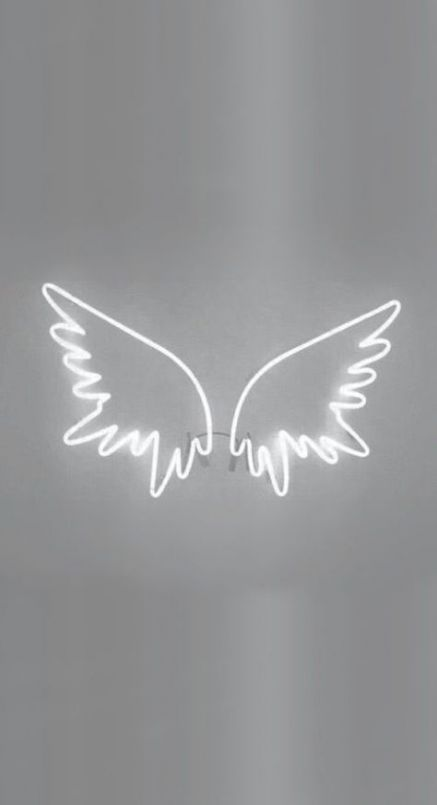
#> input picture dossier nsi hackaton/images/photohackathon.jpg, 437 x 805 px, found by its file name
$ python module1.py
#> lines starting #> are read from the running program, lines starting #| are printed output that depends on the picture
from PIL import Image
#from IPython.display import display
#from meniar5 import *
import urllib.request


im=Image.open('photohackathon.jpg')
#> im is the input picture: PIL image 437x805 RGB; mean R, G, B 149.4, 150.1, 151.8
#im.show()


im_new = Image.new("RGB", (500, 500), (60, 0, 80))


#print(im.format, im.size, im.mode)


width, height = im.size
#> width = 437; height = 805


#def iris():
#endroit = input ("Où souhaitez-vous avoir la barre? (0-100)")
endroit=int(5)
#n=input("Combien souhaitez-vous de barres? (1 ou 2)")
#n=int(n)
#if n == 1:
for x in range(10):
                for y in range(500):
                    pixel = im.getpixel((x+endroit, y))
                    p_rouge = pixel[0]
                    p_vert =  pixel[1]
                    p_bleu =  pixel[2]
                    im_new.putpixel((x+endroit,y),(p_rouge,p_vert,p_bleu))
#if n == 2:
for x in range(10):
                for y in range(500):
                    pixel = im.getpixel((x+endroit, y))
                    p_rouge = pixel[0]
                    p_vert =  pixel[1]
                    p_bleu =  pixel[2]
                    im_new.putpixel((x+endroit,y),(p_rouge,p_vert,p_bleu))
for x in range(20,30):
                for y in range(500):
                    pixel = im.getpixel((x+endroit, y))
                    p_rouge = pixel[0]
                    p_vert =  pixel[1]
                    p_bleu =  pixel[2]
                    im_new.putpixel((x+endroit,y),(p_rouge,p_vert,p_bleu))

for x in range(10):
                for y in range(500):
                    pixel = im.getpixel((x+endroit, y))
                    p_rouge = pixel[0]
                    p_vert =  pixel[1]
                    p_bleu =  pixel[2]
                    im_new.putpixel((x+endroit,y),(p_rouge,p_vert,p_bleu))
for x in range(40,50):
                for y in range(500):
                    pixel = im.getpixel((x+endroit, y))
                    p_rouge = pixel[0]
                    p_vert =  pixel[1]
                    p_bleu =  pixel[2]
                    im_new.putpixel((x+endroit,y),(p_rouge,p_vert,p_bleu))
for x in range(10):
                for y in range(500):
                    pixel = im.getpixel((x+endroit, y))
                    p_rouge = pixel[0]
                    p_vert =  pixel[1]
                    p_bleu =  pixel[2]
                    im_new.putpixel((x+endroit,y),(p_rouge,p_vert,p_bleu))
for x in range(60,70):
                for y in range(500):
                    pixel = im.getpixel((x+endroit, y))
                    p_rouge = pixel[0]
                    p_vert =  pixel[1]
                    p_bleu =  pixel[2]
                    im_new.putpixel((x+endroit,y),(p_rouge,p_vert,p_bleu))
for x in range(10):
                for y in range(500):
                    pixel = im.getpixel((x+endroit, y))
                    p_rouge = pixel[0]
                    p_vert =  pixel[1]
                    p_bleu =  pixel[2]
                    im_new.putpixel((x+endroit,y),(p_rouge,p_vert,p_bleu))
for x in range(80,90):
                for y in range(500):
                    pixel = im.getpixel((x+endroit, y))
                    p_rouge = pixel[0]
                    p_vert =  pixel[1]
                    p_bleu =  pixel[2]
                    im_new.putpixel((x+endroit,y),(p_rouge,p_vert,p_bleu))

for x in range(10):
                for y in range(500):
                    pixel = im.getpixel((x+endroit, y))
                    p_rouge = pixel[0]
                    p_vert =  pixel[1]
                    p_bleu =  pixel[2]
                    im_new.putpixel((x+endroit,y),(p_rouge,p_vert,p_bleu))
for x in range(100,110):
                for y in range(500):
                    pixel = im.getpixel((x+endroit, y))
                    p_rouge = pixel[0]
                    p_vert =  pixel[1]
                    p_bleu =  pixel[2]
                    im_new.putpixel((x+endroit,y),(p_rouge,p_vert,p_bleu))
for x in range(10):
                for y in range(500):
                    pixel = im.getpixel((x+endroit, y))
                    p_rouge = pixel[0]
                    p_vert =  pixel[1]
                    p_bleu =  pixel[2]
                    im_new.putpixel((x+endroit,y),(p_rouge,p_vert,p_bleu))
for x in range(120,130):
                for y in range(500):
                    pixel = im.getpixel((x+endroit, y))
                    p_rouge = pixel[0]
                    p_vert =  pixel[1]
                    p_bleu =  pixel[2]
                    im_new.putpixel((x+endroit,y),(p_rouge,p_vert,p_bleu))
for x in range(10):
                for y in range(500):
                    pixel = im.getpixel((x+endroit, y))
                    p_rouge = pixel[0]
                    p_vert =  pixel[1]
                    p_bleu =  pixel[2]
                    im_new.putpixel((x+endroit,y),(p_rouge,p_vert,p_bleu))
for x in range(140,150):
                for y in range(500):
                    pixel = im.getpixel((x+endroit, y))
                    p_rouge = pixel[0]
                    p_vert =  pixel[1]
                    p_bleu =  pixel[2]
                    im_new.putpixel((x+endroit,y),(p_rouge,p_vert,p_bleu))
for x in range(10):
                for y in range(500):
                    pixel = im.getpixel((x+endroit, y))
                    p_rouge = pixel[0]
                    p_vert =  pixel[1]
                    p_bleu =  pixel[2]
                    im_new.putpixel((x+endroit,y),(p_rouge,p_vert,p_bleu))
for x in range(160,170):
                for y in range(500):
                    pixel = im.getpixel((x+endroit, y))
                    p_rouge = pixel[0]
                    p_vert =  pixel[1]
                    p_bleu =  pixel[2]
                    im_new.putpixel((x+endroit,y),(p_rouge,p_vert,p_bleu))
for x in range(10):
                for y in range(500):
                    pixel = im.getpixel((x+endroit, y))
                    p_rouge = pixel[0]
                    p_vert =  pixel[1]
                    p_bleu =  pixel[2]
                    im_new.putpixel((x+endroit,y),(p_rouge,p_vert,p_bleu))
for x in range(180,190):
                for y in range(500):
                    pixel = im.getpixel((x+endroit, y))
                    p_rouge = pixel[0]
                    p_vert =  pixel[1]
                    p_bleu =  pixel[2]
                    im_new.putpixel((x+endroit,y),(p_rouge,p_vert,p_bleu))
for x in range(10):
                for y in range(500):
                    pixel = im.getpixel((x+endroit, y))
                    p_rouge = pixel[0]
                    p_vert =  pixel[1]
                    p_bleu =  pixel[2]
                    im_new.putpixel((x+endroit,y),(p_rouge,p_vert,p_bleu))
for x in range(200,210):
                for y in range(500):
                    pixel = im.getpixel((x+endroit, y))
                    p_rouge = pixel[0]
                    p_vert =  pixel[1]
                    p_bleu =  pixel[2]
                    im_new.putpixel((x+endroit,y),(p_rouge,p_vert,p_bleu))

for x in range(10):
                for y in range(500):
                    pixel = im.getpixel((x+endroit, y))
                    p_rouge = pixel[0]
                    p_vert =  pixel[1]
                    p_bleu =  pixel[2]
                    im_new.putpixel((x+endroit,y),(p_rouge,p_vert,p_bleu))
for x in range(220,230):
                for y in range(500):
                    pixel = im.getpixel((x+endroit, y))
                    p_rouge = pixel[0]
                    p_vert =  pixel[1]
                    p_bleu =  pixel[2]
                    im_new.putpixel((x+endroit,y),(p_rouge,p_vert,p_bleu))
for x in range(10):
                for y in range(500):
                    pixel = im.getpixel((x+endroit, y))
                    p_rouge = pixel[0]
                    p_vert =  pixel[1]
                    p_bleu =  pixel[2]
                    im_new.putpixel((x+endroit,y),(p_rouge,p_vert,p_bleu))
for x in range(240,250):
                for y in range(500):
                    pixel = im.getpixel((x+endroit, y))
                    p_rouge = pixel[0]
                    p_vert =  pixel[1]
                    p_bleu =  pixel[2]
                    im_new.putpixel((x+endroit,y),(p_rouge,p_vert,p_bleu))

for x in range(10):
                for y in range(500):
                    pixel = im.getpixel((x+endroit, y))
                    p_rouge = pixel[0]
                    p_vert =  pixel[1]
                    p_bleu =  pixel[2]
                    im_new.putpixel((x+endroit,y),(p_rouge,p_vert,p_bleu))
for x in range(260,270):
                for y in range(500):
                    pixel = im.getpixel((x+endroit, y))
                    p_rouge = pixel[0]
                    p_vert =  pixel[1]
                    p_bleu =  pixel[2]
                    im_new.putpixel((x+endroit,y),(p_rouge,p_vert,p_bleu))

for x in range(10):
                for y in range(500):
                    pixel = im.getpixel((x+endroit, y))
                    p_rouge = pixel[0]
                    p_vert =  pixel[1]
                    p_bleu =  pixel[2]
                    im_new.putpixel((x+endroit,y),(p_rouge,p_vert,p_bleu))
for x in range(280,290):
                for y in range(500):
                    pixel = im.getpixel((x+endroit, y))
                    p_rouge = pixel[0]
                    p_vert =  pixel[1]
                    p_bleu =  pixel[2]
                    im_new.putpixel((x+endroit,y),(p_rouge,p_vert,p_bleu))
for x in range(10):
                for y in range(500):
                    pixel = im.getpixel((x+endroit, y))
                    p_rouge = pixel[0]
                    p_vert =  pixel[1]
                    p_bleu =  pixel[2]
                    im_new.putpixel((x+endroit,y),(p_rouge,p_vert,p_bleu))
for x in range(300,310):
                for y in range(500):
                    pixel = im.getpixel((x+endroit, y))
                    p_rouge = pixel[0]
                    p_vert =  pixel[1]
                    p_bleu =  pixel[2]
                    im_new.putpixel((x+endroit,y),(p_rouge,p_vert,p_bleu))
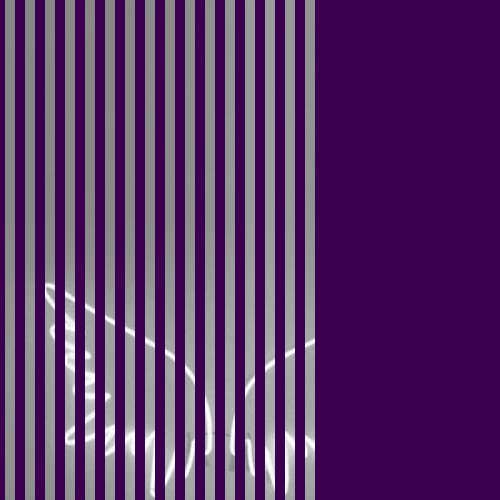
#> im_new: PIL image 500x500 RGB; mean R, G, B 90.3, 49.7, 104.6

for x in range(10):
                for y in range(500):
                    pixel = im.getpixel((x+endroit, y))
                    p_rouge = pixel[0]
                    p_vert =  pixel[1]
                    p_bleu =  pixel[2]
                    im_new.putpixel((x+endroit,y),(p_rouge,p_vert,p_bleu))
for x in range(320,330):
                for y in range(500):
                    pixel = im.getpixel((x+endroit, y))
                    p_rouge = pixel[0]
                    p_vert =  pixel[1]
                    p_bleu =  pixel[2]
                    im_new.putpixel((x+endroit,y),(p_rouge,p_vert,p_bleu))
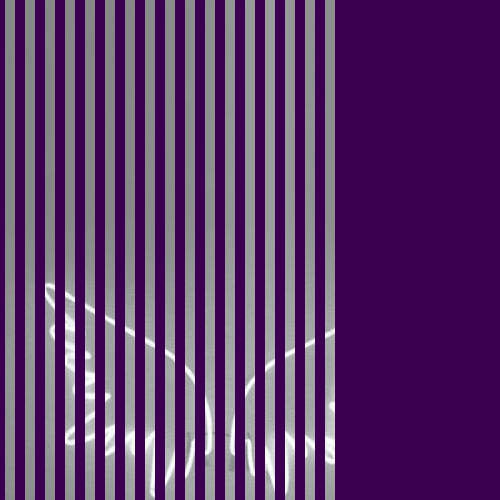
#> im_new: PIL image 500x500 RGB; mean R, G, B 92.3, 52.9, 106.3

for x in range(10):
                for y in range(500):
                    pixel = im.getpixel((x+endroit, y))
                    p_rouge = pixel[0]
                    p_vert =  pixel[1]
                    p_bleu =  pixel[2]
                    im_new.putpixel((x+endroit,y),(p_rouge,p_vert,p_bleu))
for x in range(340,350):
                for y in range(500):
                    pixel = im.getpixel((x+endroit, y))
                    p_rouge = pixel[0]
                    p_vert =  pixel[1]
                    p_bleu =  pixel[2]
                    im_new.putpixel((x+endroit,y),(p_rouge,p_vert,p_bleu))
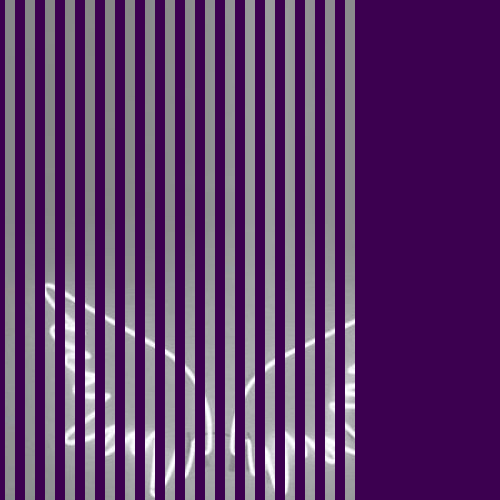
#> im_new: PIL image 500x500 RGB; mean R, G, B 94.2, 56.1, 107.9

for x in range(10):
                for y in range(500):
                    pixel = im.getpixel((x+endroit, y))
                    p_rouge = pixel[0]
                    p_vert =  pixel[1]
                    p_bleu =  pixel[2]
                    im_new.putpixel((x+endroit,y),(p_rouge,p_vert,p_bleu))
for x in range(360,370):
                for y in range(500):
                    pixel = im.getpixel((x+endroit, y))
                    p_rouge = pixel[0]
                    p_vert =  pixel[1]
                    p_bleu =  pixel[2]
                    im_new.putpixel((x+endroit,y),(p_rouge,p_vert,p_bleu))
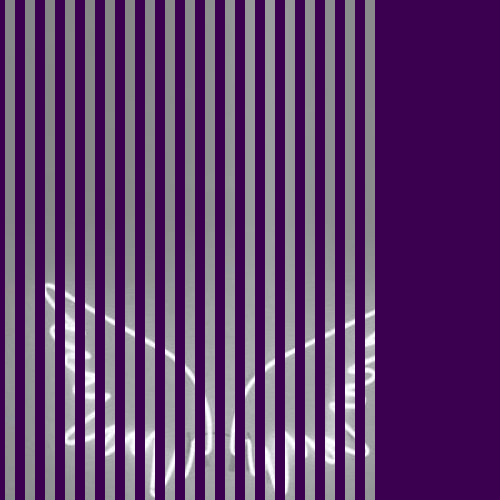
#> im_new: PIL image 500x500 RGB; mean R, G, B 96.1, 59.2, 109.4


for x in range(10):
                for y in range(500):
                    pixel = im.getpixel((x+endroit, y))
                    p_rouge = pixel[0]
                    p_vert =  pixel[1]
                    p_bleu =  pixel[2]
                    im_new.putpixel((x+endroit,y),(p_rouge,p_vert,p_bleu))
for x in range(380,390):
                for y in range(500):
                    pixel = im.getpixel((x+endroit, y))
                    p_rouge = pixel[0]
                    p_vert =  pixel[1]
                    p_bleu =  pixel[2]
                    im_new.putpixel((x+endroit,y),(p_rouge,p_vert,p_bleu))
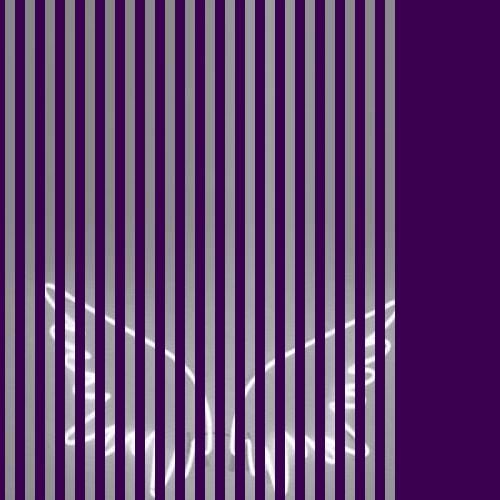
#> im_new: PIL image 500x500 RGB; mean R, G, B 97.9, 62.2, 110.9

for x in range(10):
                for y in range(500):
                    pixel = im.getpixel((x+endroit, y))
                    p_rouge = pixel[0]
                    p_vert =  pixel[1]
                    p_bleu =  pixel[2]
                    im_new.putpixel((x+endroit,y),(p_rouge,p_vert,p_bleu))
for x in range(400,410):
                for y in range(500):
                    pixel = im.getpixel((x+endroit, y))
                    p_rouge = pixel[0]
                    p_vert =  pixel[1]
                    p_bleu =  pixel[2]
                    im_new.putpixel((x+endroit,y),(p_rouge,p_vert,p_bleu))
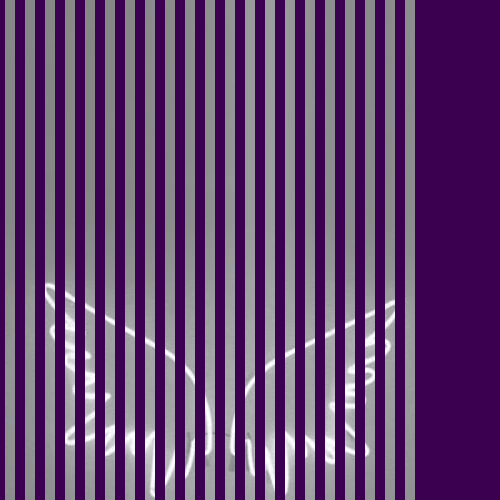
#> im_new: PIL image 500x500 RGB; mean R, G, B 99.6, 65.1, 112.2

for x in range(10):
                for y in range(500):
                    pixel = im.getpixel((x+endroit, y))
                    p_rouge = pixel[0]
                    p_vert =  pixel[1]
                    p_bleu =  pixel[2]
                    im_new.putpixel((x+endroit,y),(p_rouge,p_vert,p_bleu))
for x in range(420,430):
                for y in range(500):
                    pixel = im.getpixel((x+endroit, y))
                    p_rouge = pixel[0]
                    p_vert =  pixel[1]
                    p_bleu =  pixel[2]
                    im_new.putpixel((x+endroit,y),(p_rouge,p_vert,p_bleu))
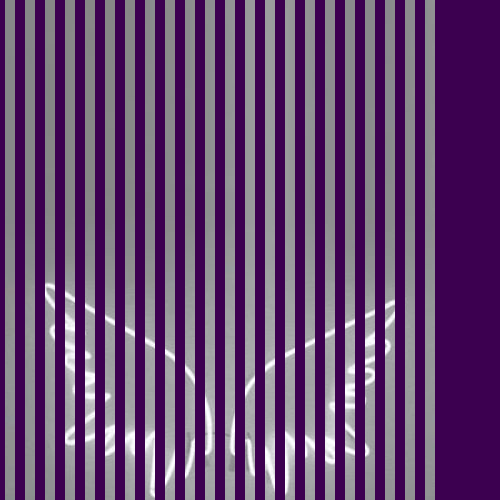
#> im_new: PIL image 500x500 RGB; mean R, G, B 101.3, 68, 113.6
for x in range(10):
                for y in range(500):
                    pixel = im.getpixel((x+endroit, y))
                    p_rouge = pixel[0]
                    p_vert =  pixel[1]
                    p_bleu =  pixel[2]
                    im_new.putpixel((x+endroit,y),(p_rouge,p_vert,p_bleu))
for x in range(440,450):
                for y in range(500):
#> (the run stopped early here; a loop or call above may not have finished)
